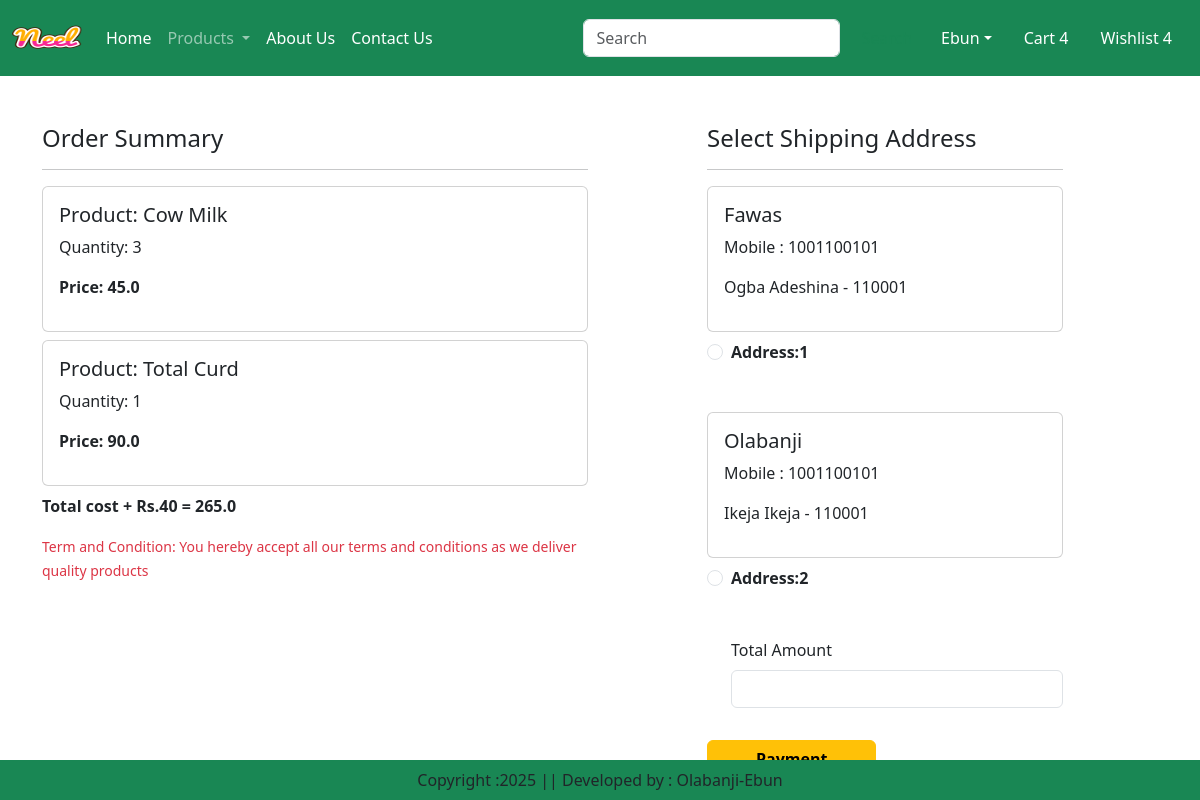
Screenshot of /checkout/ (signed in) with the database file from the repository.
### app/models.py (models this page shows, shortened)
class Cart(models.Model):
    user = models.ForeignKey(User, on_delete=models.CASCADE)
    product = models.ForeignKey(Product, on_delete=models.CASCADE)
    quantity = models.PositiveIntegerField(default=1)

class Product(models.Model):
    title = models.CharField(max_length=100)
    selling_price = models.FloatField()
    discounted_price = models.FloatField()
    description = models.TextField()
    composition = models.TextField(default='')
    prodapp = models.TextField(default='')
    category = models.CharField(choices=CATEGORY_CHOICES, max_length=2)
    product_image = models.ImageField(upload_to='product')

class Customer(models.Model):
    user = models.ForeignKey(User, on_delete=models.CASCADE)
    name = models.CharField(max_length=200)
    locality = models.CharField(max_length=200)
    city = models.CharField(max_length=50)
    mobile = models.IntegerField(default=0)
    zipcode = models.IntegerField()
    state = models.CharField(choices=STATE_CHOICES,max_length=100)

### app/views.py (the view)
# urls.py: path('checkout/', views.checkout.as_view(), name='checkout'),
class checkout(View):
    def get(self, request):
        user = request.user
        add= Customer.objects.filter(user=user)
        cart_items = Cart.objects.filter(user=user)
        famount = 0
        for p in cart_items:
            value = p.quantity * p.product.discounted_price
            famount = famount + value
        totalamount = famount + 40
        return render(request, 'app/checkout.html',locals())

### app/templates/app/checkout.html (shortened to what this page needs)
{% extends "app/base.html" %}
{% load static %}
{% block main-content %}
<div class="container">
<div class="row mt-5">
    <div class="col-sm-6">
        <h4>Order Summary</h4>
        <hr>
        {% for item in cart_items %}
        	<div class="card mb-2">
                <div class="card-body">
                    <h5>Product: {{ item.product.title }}</h5>
                    <p>Quantity: {{ item.quantity }}</p>
                    <p class="fw-bold">Price: {{ item.product.discounted_price }}</p>
                </div>
            </div>
        {% endfor %}
        <p class="fw-bold">Total cost + Rs.40 = {{ totalamount }}</p>
        <small class="text text-danger">Term and Condition: You hereby accept all our terms and conditions as we deliver quality products</small>
    </div>
    <div class="col-sm-4 offset-sm-1">
        <h4>Select Shipping Address</h4>
        <hr>
        <form method="post" id="myform">
            {% for ad in add %}
                <div class="card">
                    <div class="card-body">
                        <h5>{{ ad.name }}</h5>
                        <p>Mobile : {{ ad.mobile }}</p>
                        <p>{{ ad.locality }} {{ ad.city }} {{ add.state }} - {{ ad.zipcode }}</p>
                    </div>
                </div>
                <div class="form-check mt-2 mb-5">
                    <input class="form-check-input" type="radio" name="custid" id="custadd{{ forloop.counter }}" value="{{ ad.id }}">
                    <label class="form-check-label fw-bold" for="custadd{{ forloop.counter }}">Address:{{ forloop.counter }} </label>
                </div>
            {% endfor %}
                <div class="form-check mb-3">
                    <label for="totalamount" class="form-label">Total Amount</label>
                    <input type="number" class="form-control" name="totalamount" value="{{ totalamount }} readonly">
                </div>
                <div>
                    <button id="rzp-button1" type="submit" class="btn btn-warning mt-3 px-5 fw-bold">Payment</button>
                </div>
        </form>
    </div>
</div>
</div>
{% endblock main-content %}

### rows the page displays
Cart: product "Cow Milk", quantity "3", product.discounted_price "45.0"
Cart: product "Total Curd", quantity "1", product.discounted_price "90.0"
Customer: name "Fawas", mobile "1001100101", locality "Ogba", city "Adeshina", zipcode "110001"
Customer: name "Olabanji", mobile "1001100101", locality "Ikeja", city "Ikeja", zipcode "110001"

### other values shown
{{ totalamount }} "265.0"
